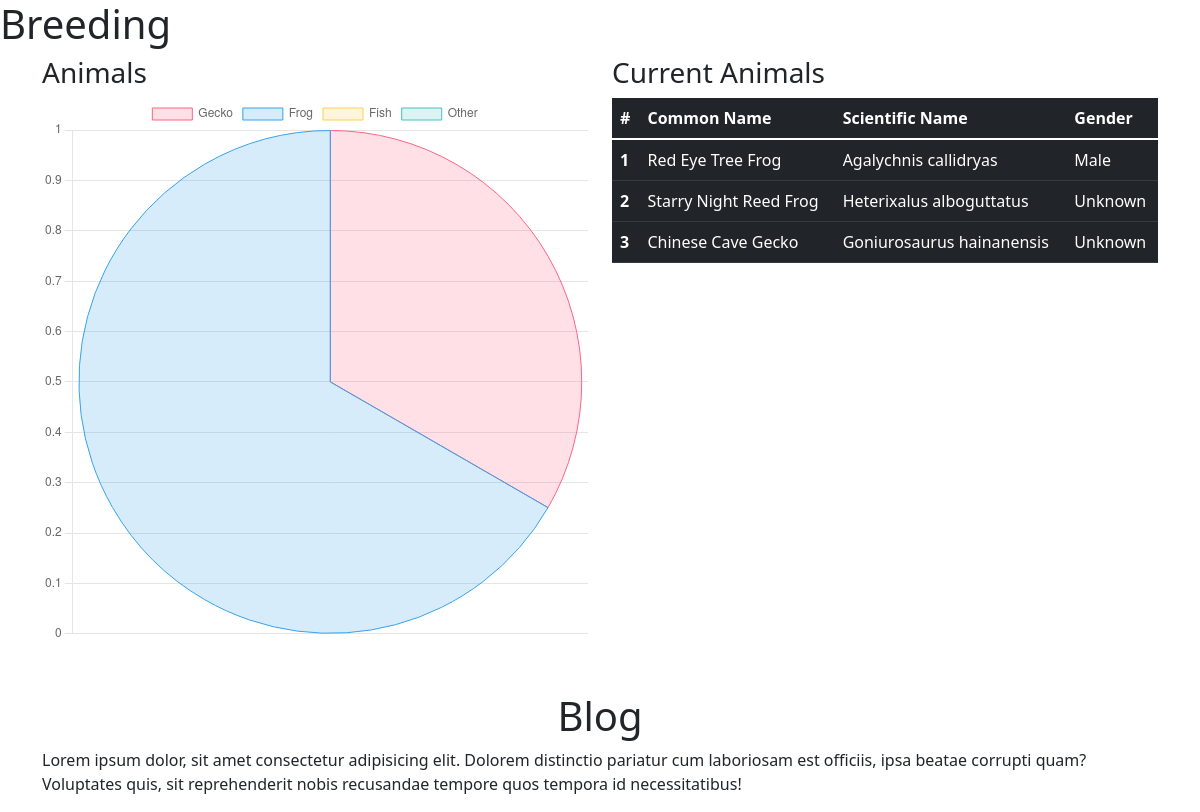
The page / on the database its author committed.
### animals/models.py (models this page shows, shortened)
class Animal(models.Model):
    common_name = models.CharField(max_length=100)
    scientific_name = models.CharField(max_length=100)
    animal_type = models.CharField(max_length=20, choices=CATEGORY)
    age = models.IntegerField()
    acquire_date = models.DateField()
    cost = models.FloatField()
    sex = models.CharField(max_length=20, choices=SEX)
    mother = models.CharField(max_length=100, null=True)
    father = models.CharField(max_length=100, null=True)
    morph = models.CharField(max_length=100)
    class Meta:
        verbose_name_plural = 'Animals'

### animals/views.py (the view)
# urls.py: path('', views.index, name='animals-index'),
def index(request):
    animals = Animal.objects.filter()
    CATEGORY = [
        'Gecko',
        'Frog',
        'Fish',
        'Other',
    ]
    gecko = 0
    fish = 0
    frog = 0
    other = 0
    for animal in animals:
        if animal.animal_type == 'Gecko':
            gecko += 1
        elif animal.animal_type == 'Frog':
            frog += 1
        elif animal.animal_type == 'Fish':
            fish += 1
        else:
            other += 1
    stuff = [gecko, frog, fish, other]
    return render(request, 'animals/index.html', {
        'animals': animals,
        'labels': CATEGORY,
        'data': stuff,
        })

### templates/animals/index.html (shortened to what this page needs)
{% extends 'partials/base.html' %}
{% block content %}
  <body>
    <h1>Breeding</h1>
    <div class="container">
        <div class="row">
          <div class="col-6">
              <h3>Animals</h3>
              <canvas id="myChart" width="50" height="50"></canvas>
              <script>
              const ctx = document.getElementById('myChart').getContext('2d');
              const myChart = new Chart(ctx, {
                  type: 'pie',
                  data: {
                      labels: {{ labels|safe }},
                      datasets: [{
                          label: 'Types of Animals',
                          data: {{ data|safe }},
                          backgroundColor: [
                              'rgba(255, 99, 132, 0.2)',
                              'rgba(54, 162, 235, 0.2)',
                              'rgba(255, 206, 86, 0.2)',
                              'rgba(75, 192, 192, 0.2)',
                              'rgba(153, 102, 255, 0.2)',
                              'rgba(255, 159, 64, 0.2)'
                          ],
                          borderColor: [
                              'rgba(255, 99, 132, 1)',
                              'rgba(54, 162, 235, 1)',
                              'rgba(255, 206, 86, 1)',
                              'rgba(75, 192, 192, 1)',
                              'rgba(153, 102, 255, 1)',
                              'rgba(255, 159, 64, 1)'
                          ],
                          borderWidth: 1
                      }]
                  },
                  options: {
                      scales: {
                          y: {
                              beginAtZero: false
                          }
                      }
                  }
              });
              </script>
          </div>
          <div class="col">
              <h3>Current Animals</h3>
            <table class="table table-dark table-hover">
                <thead>
                  <tr>
                    <th scope="col">#</th>
                    <th scope="col">Common Name</th>
                    <th scope="col">Scientific Name</th>
                    <th scope="col">Gender</th>
                  </tr>
                </thead>
                <tbody>
                    {% for animal in animals %}
                  <tr>
                    <th scope="row">{{ animal.pk }}</th>
                    <td>{{ animal.common_name }}</td>
                    <td>{{ animal.scientific_name }}</td>
                    <td>{{ animal.sex }}</td>
                  </tr>
                    {% endfor %}
                </tbody>
              </table>
          </div>
        </div>
    </div>
    <br>
    <br>
    <div class="container">
        <center><h1>Blog</h1></center>
        <p>Lorem ipsum dolor, sit amet consectetur adipisicing elit. Dolorem distinctio pariatur cum laboriosam est officiis, ipsa beatae corrupti quam? Voluptates quis, sit reprehenderit nobis recusandae tempore quos tempora id necessitatibus!</p>
    </div>
    {% endblock %}

### templates/partials/base.html (shortened to what this page needs)
{% load static %}
<!doctype html>
<html lang="en">
  <head>
    <link href="https://cdn.jsdelivr.net/npm/bootstrap@5.1.3/dist/css/bootstrap.min.css" rel="stylesheet">
  </head>
  <body>
    {% block content %}
    {% endblock %}
  </body>
</html>

### rows shown on the page
Animal: pk "1", common_name "Red Eye Tree Frog", scientific_name "Agalychnis callidryas", sex "Male"
Animal: pk "2", common_name "Starry Night Reed Frog", scientific_name "Heterixalus alboguttatus", sex "Unknown"
Animal: pk "3", common_name "Chinese Cave Gecko", scientific_name "Goniurosaurus hainanensis", sex "Unknown"

### other values the page prints
chart data {{ data|safe }} [1, 2, 0, 0]
